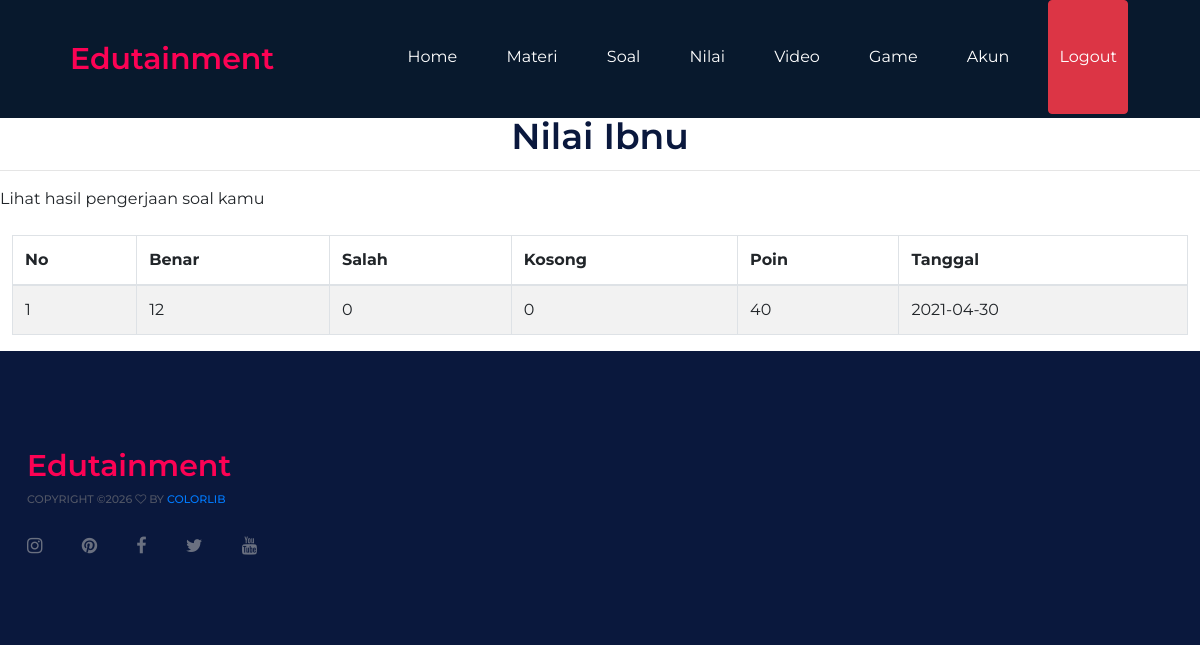
The app's page /utama.php?page=nilai (signed in) with its own data.
### tables this page shows
CREATE TABLE `tabel_loginsiswa` (
  `id_loginsiswa` int(11) NOT NULL,
  `tanggal` date NOT NULL,
  `nis` varchar(10) NOT NULL,
  `kelas` varchar(10) NOT NULL,
  `aktif` enum('N','Y') NOT NULL,
  `nama` varchar(50) NOT NULL,
  `username` varchar(50) NOT NULL,
  `password` varchar(50) NOT NULL
);

CREATE TABLE `tabel_nilai` (
  `id_nilai` int(11) NOT NULL,
  `benar` int(4) NOT NULL,
  `salah` int(4) NOT NULL,
  `kosong` int(4) NOT NULL,
  `poin` int(4) NOT NULL,
  `id_loginsiswa` int(11) NOT NULL,
  `tanggal` date NOT NULL
);

### modul/nilai.php (the view, shortened to what this page needs)
<?php
if(!empty($_SESSION['username'])and !empty($_SESSION['password'])){
  include "koneksi/koneksi.php";
?>
  <?php
  $cek = mysqli_query($koneksi,"select * from tabel_loginsiswa where id_loginsiswa='$_SESSION[id_loginsiswa]'");
    $data   = mysqli_fetch_array($cek);
    ?>
        <div  data-scrollreveal="enter left and move 40px over 0.8s">
    <header>
            <div class="row">
                <div class="col-lg-12">
                    <div class="intro-text">
                        <center><h2><span class="name">Nilai <?php echo $data['nama'];?></span></h2></center>
                        <hr class="star-light">
                          <marquee><span class="skills">Lihat hasil pengerjaan soal kamu</span></marquee>
                    </div>
                </div>
            </div>
        </div>
    <br>
<div class="container">
  <div class="galeri">
    <div class="row">
                    <table id="datatable-responsive" class="table table-striped table-bordered dt-responsive nowrap" cellspacing="0" width="100%">
                      <thead>
                        <tr>
                          <th>No</th>
                          <th>Benar</th>
                          <th>Salah</th>
                          <th>Kosong</th>
                          <th>Poin</th>
                          <th>Tanggal</th>
                        </tr>
                      </thead>
                      <tbody>
	<?php
	$no=0;
	$query=mysqli_query($koneksi,"SELECT * FROM tabel_nilai where id_loginsiswa='$_SESSION[id_loginsiswa]'");
	while($row=mysqli_fetch_array($query)){
		?>
	  <tr>
		  <td><?php echo $no=$no+1; ?></span></td>
		  <td><?php echo $row['benar'];?></span></td>
		  <td><?php echo $row['salah'];?></span></td>
      <td><?php echo $row['kosong'];?></span></td>
      <td><?php echo $row['poin'];?></span></td>
      <td><?php echo $row['tanggal'];?></span></td>
	  </tr>
	  <?php
	}
	?>
    </table>
    </div>
 <?php
}else{
	?>
  <?php
}
?>
</div>

### assets/css/style.css (style rules this page uses)
html, body { height: 100%; font-family: "Montserrat", sans-serif; -webkit-font-smoothing: antialiased; font-smoothing: antialiased; }
h1, h2, h3, h4, h5, h6 { margin: 0; color: #0a183d; font-weight: 600; line-height: 1; }
h2 { font-size: 36px; }
@media (min-width: 1200px) { .container { max-width: 1176px; } }

### records on screen
tabel_loginsiswa: nama "Ibnu"
tabel_nilai: benar "12", salah "0", kosong "0", poin "40", tanggal "2021-04-30"
